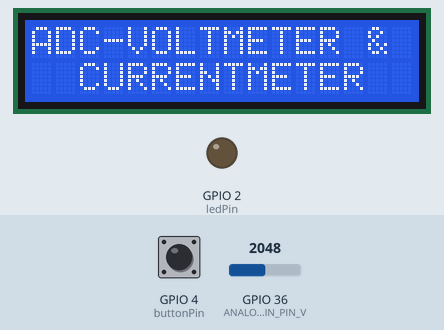
Simulated run of this sketch. Board: ESP32. On the bench: 16×2 character LCD, output pins drawn as LEDs (lit = HIGH). Inputs (shaded band) come from the test bench; at power-on: GPIO 4 (buttonPin) HIGH, GPIO 36 (ANALOG_IN_PIN_V) = 2048. What the sketch prints to the serial monitor is not drawn.

Above: at 1.2 s.
1.3 s: GPIO 4 (buttonPin) pulled LOW for 0.15 s
At 2.3 s:
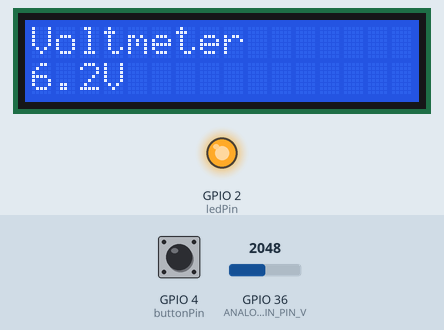
2.9 s: GPIO 4 (buttonPin) pulled LOW for 1 s
At 4.4 s:
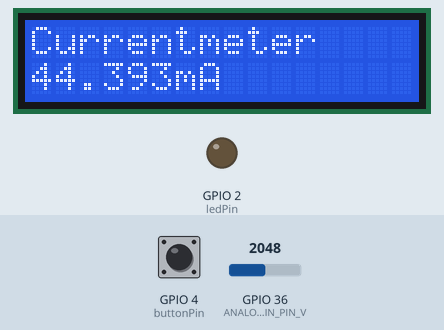
5.4 s: GPIO 4 (buttonPin) pulled LOW for 0.15 s
At 5.7 s:
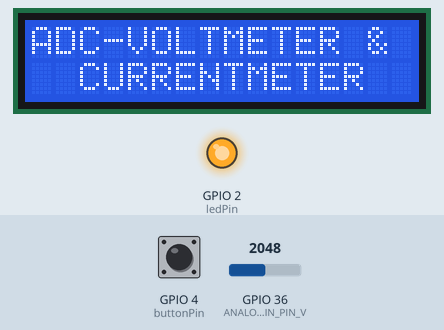
7.0 s: GPIO 4 (buttonPin) pulled LOW for 3.2 s
At 7.9 s:
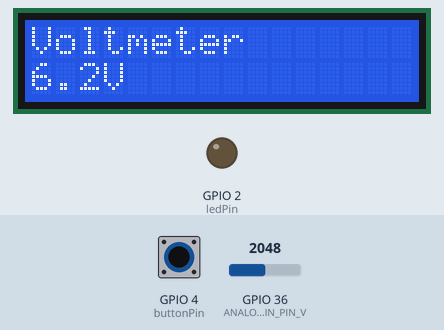
11.7 s: GPIO 36 (ANALOG_IN_PIN_V) set to 2866
At 12.8 s:
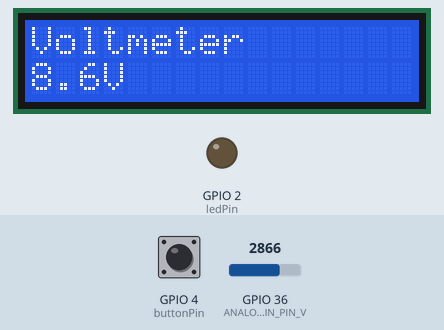
13.4 s: GPIO 36 (ANALOG_IN_PIN_V) set to 3603
At 14.7 s:
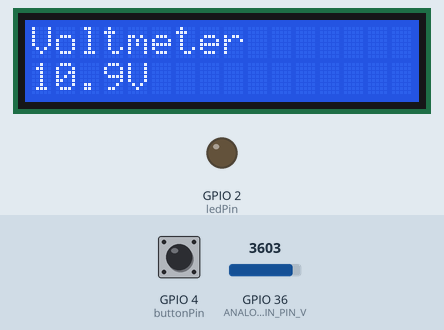
Timing chart, 0 to 16.0 s (numbered marks = the images above; inputs shaded):
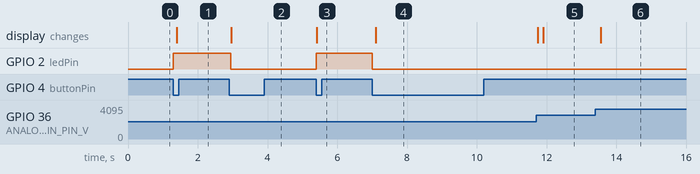

Measured:
- after the input at 1.3 s, GPIO 2 (ledPin): LOW → HIGH at once; the display: changes after 0.10 s (image 1)
- after the input at 2.9 s, GPIO 2 (ledPin): HIGH → LOW after 0.05 s; the display: changes after 0.06 s (image 2)
- after the input at 5.4 s, GPIO 2 (ledPin): LOW → HIGH at once; the display: changes at once (image 3)
- after the input at 7.0 s, GPIO 2 (ledPin): HIGH → LOW at once; the display: changes after 0.10 s (image 4)
- after the input at 11.7 s, the display: first changes after 0.05 s (image 5 shows a later state)
- after the input at 13.4 s, the display: changes after 0.15 s (image 6)

The sketch:

main.ino
```cpp
#include <LiquidCrystal.h>
#define LCD_COLUMNS 16
#define LCD_LINES 2

const int RW =  22;
const int E  =  21;
const int D4 =  5;
const int D5 =  18;
const int D6 =  23;
const int D7 =  19;

const int ANALOG_IN_PIN_V = 36;
const int buttonPin = 4;

float R1;
float R2;

const float maxVin = 12.0;
float vin = 0;
float vout = 0;
float valueV = 0;
float ave;

int ledState = LOW;
int lastState = LOW;
int count = 0;
int ledPin = 2;
LiquidCrystal lcd(RW,E,D4,D5,D6,D7);

void setup(){
  Serial.begin(9600);
  lcd.begin(LCD_COLUMNS, LCD_LINES);
  pinMode(buttonPin, INPUT);
  pinMode(ledPin, OUTPUT);
}
void loop(){

  int currentState = digitalRead(buttonPin);
  if (currentState == LOW && lastState == HIGH){
    count ++;
    ledState = !ledState;
    digitalWrite(ledPin, ledState);
  }
  lastState = currentState;
    if (count == 0) {
      lcd.setCursor(0,0);
      lcd.print("ADC-VOLTMETER &     ");
      lcd.setCursor(0,1);
      lcd.print("  CURRENTMETER");
    }
    // Measure voltage
    if (count == 1) {
      voltageCalculation(R1 = 39000.0, R2 = 37931);
    }
    // Measure current
    if (count == 2) {
      currentCalculation();
    }
    // Reset count
    if (count == 3) {
      count = 0;
    }
}

// Function to calculate voltage
void voltageCalculation(float resistor1, float resistor2) {
  valueV = analogRead(ANALOG_IN_PIN_V);
  uint8_t num_sample = 30;
  int sum = 0;
  while (0 < num_sample) {
    valueV = analogRead(ANALOG_IN_PIN_V);
    sum += valueV;
    num_sample --;
    delay(3);
  }
  ave = (float)sum / 30;
  vout = ave / 4095.0 * maxVin * R1 / R2;
  Serial.print(vout ,1);
  Serial.println("v");
  lcd.setCursor(0,0);
  lcd.print("Voltmeter               ");
  lcd.setCursor(0,1);
  lcd.print(vout, 1);
  lcd.print("V                        ");
  delay(50);
}
// Function to calculate current
void currentCalculation() {
    float current = vout / 139 * 1000;
    lcd.setCursor(0,0);
    lcd.print("Currentmeter               ");
    lcd.setCursor(0,1);
    lcd.print(current,3);
    lcd.print("mA");
    delay(50);
}
```
